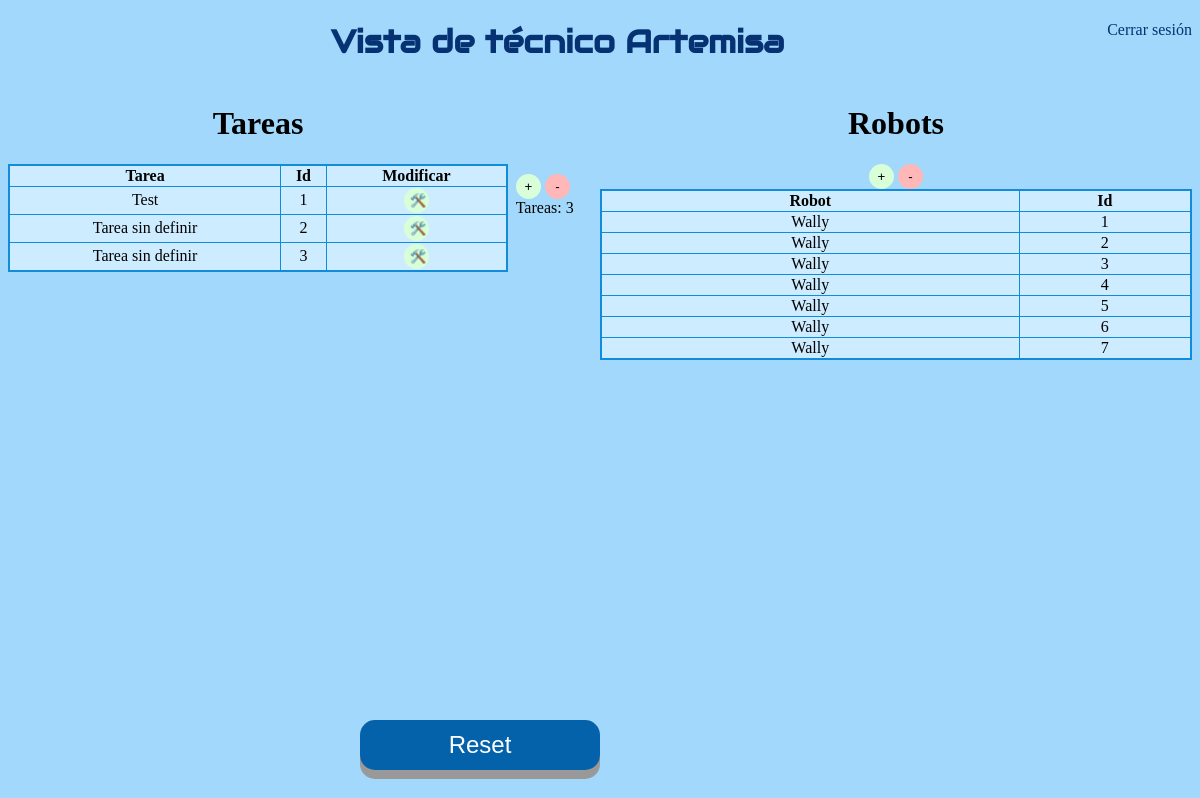
The app's page /Interfaz_tecnico.html, older data.
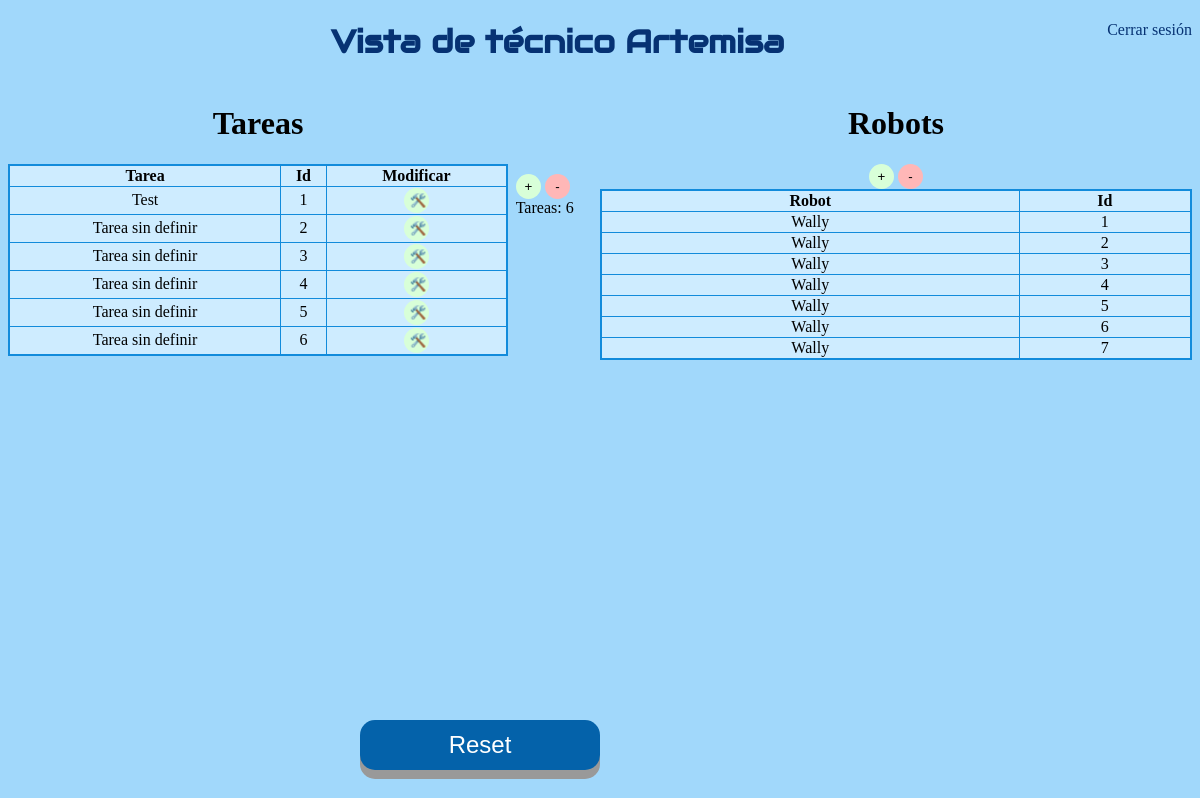
The same page, newer data.
### app.py (models this page shows)
class Todo(db.Model):
    id = db.Column(db.Integer, primary_key=True)
    content = db.Column(db.String(200), nullable=False)
    completed = db.Column(db.Integer, default=0)
    priority = db.Column(db.Integer, default=0)         # Nueva tabla
    descripcion = db.Column(db.String(200))             # Descripcion
    atributos = db.Column(db.String(800))               # Atributos

class Robo(db.Model):
    id = db.Column(db.Integer, primary_key=True)
    nombre = db.Column(db.String(200), nullable=False)

### app.py (the view)
@app.route('/Interfaz_tecnico.html', methods=['POST','GET'])     # Redireccion a Tecnico
def tecnico():
    tasks = Todo.query.order_by(Todo.id).all() # Este método nos devuelve todos los elementos de la tabla de la base de datos
    rob = Robo.query.order_by(Robo.id).all()
    return render_template('Interfaz_tecnico.html', tasks=tasks, rob=rob) # Presentar las tareas

### templates/Interfaz_tecnico.html (shortened to what this page needs)
{% extends 'base.html' %}
{% block head %}
</head>
{% endblock %}
{% block body %}
<a style="float:right" href="index.html">Cerrar sesión</a>
<center>
  <h1 class="principal"> Vista de técnico Artemisa</h1>
</center>
<div class="inline-div-izquierda">
  <h1 class="Copper">Tareas</h1>
  <center>
    <table>
      <tr>
          <th> Tarea</th>
          <th> Id </th>
          <th> Modificar </th>
      </tr>
      {% for task in tasks %}
        {% if task.id!=0 %}
          <tr>
            <td> {{ task.content }}</td>
            <td> {{ task.id }} </td>
            <td> <button type="button" class="button3" onClick="window.location.href='/update/{{ task.id }}';">🛠️</button> </td>
          </tr>
        {% endif %}
      {% endfor %}
      </table>
  </center>
</div>
<div class="inline-div-izquierda2">
  <br> <br> <br> <br> <br>
  <button type="button" class="button3" onClick="window.location.href='/new_update/{{ tasks[-1].id }}';">+</button>
  <button type="button" class="button4" onClick="window.location.href='/delete';">-</button>
 <br> &nbsp;
  Tareas:
  <a id="clicks">{{ tasks[-1].id }}</a> <br>
</div>
<center>
  <div class="inline-div-derecha">
    <h1 class="Copper"> Robots</h1>
    <button type="button" class="button3" onClick="window.location.href='/nuevo_robot';">+</button>
    <button type="button" class="button4" onClick="window.location.href='/delete_robot';">-</button>
    <br>
    <table>
      <tr>
          <th> Robot</th>
          <th> Id </th>
      </tr>
      {% for robot in rob %}
          <tr>
            <td> {{ robot.nombre }}</td>
            <td> {{ robot.id }} </td>
          </tr>
      {% endfor %}
      </table>
  </div>
  <br>
  <br>
</center>
<br> <br> <br> <br> <br> <br> <br> <br> <br> <br> <br> <br> <br> <br> <br> <br> <br> <br> <br> <br> <br>
<center>
  <button id="boton2" class="button2" onclick="window.location.href='/reset';">Reset</button>
</center>
  {% endblock %}

Row changes from the older to the newer data that the page shows:
added Todo: content "Tarea sin definir", id "4"
added Todo: content "Tarea sin definir", id "5"
added Todo: content "Tarea sin definir", id "6"
Text that changed along with them:
{{ tasks[-1].id }}: "3" → "6"
